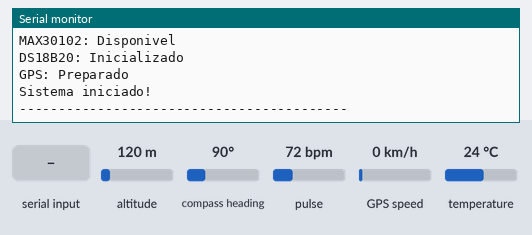
This program was run on a simulated ESP32. Shown: the last lines printed to the serial monitor. The inputs (shaded band) are chosen by the test bench; at power-on: temperature 24 °C, altitude 120 m, compass heading 90°, pulse 72 bpm, GPS speed 0 km/h. WiFi joins after 1.5 s; servers stay silent unless stated; the GPS gets a fix after 3 s at 37.7749, -122.4194 with 8 satellites.

Above: at 3.9 s.
4.0 s: temperature set to 41 °C
At 6.2 s:
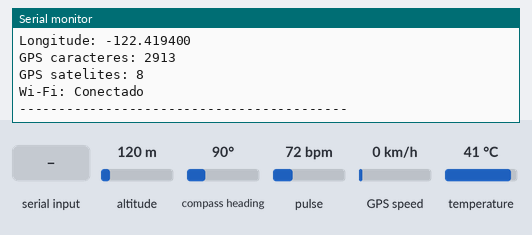
6.5 s: temperature set to 12 °C
At 8.7 s:
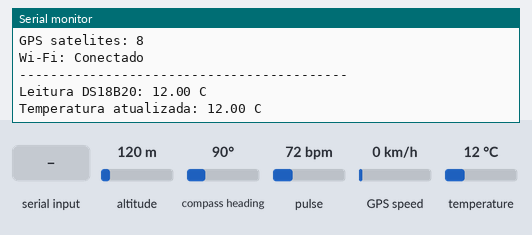
9.2 s: altitude set to 20 m
At 10.4 s:
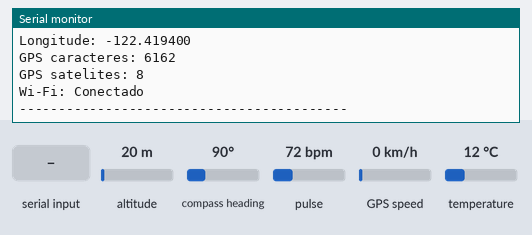
11.5 s: "1" received over the second serial link
13.0 s: compass heading set to 7°
At 13.9 s:
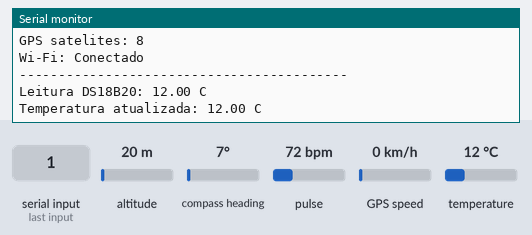
14.5 s: pulse set to 42 bpm
At 15.6 s:
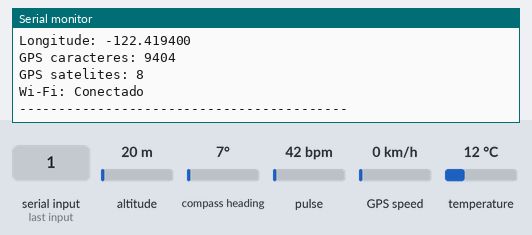

Measured:
- after the input at 6.5 s, the serial monitor: prints a new line after 1.3 s (image 2)
- after the input at 9.2 s, the serial monitor: prints a new line after 0.83 s (image 3)
- after the input at 14.5 s, the serial monitor: prints a new line after 0.52 s (image 5)

The program:

main.cpp
```cpp
#include <Wire.h>
#include "MAX30105.h"
#include "heartRate.h"

#include <OneWire.h>
#include <DallasTemperature.h>

#include <WiFi.h>
#include <WiFiClientSecure.h>
#include <HTTPClient.h>

#include <TinyGPSPlus.h>

// =====================================================
// CONFIGURACAO WI-FI
// =====================================================

const char* WIFI_SSID = "Bubatag";
const char* WIFI_PASSWORD = "12345678";

// =====================================================
// CONFIGURACAO BUBATAG
// =====================================================

const char* API_URL =
  "https://api-bubatag.onrender.com/api/telemetria/registro";

const char* API_HEALTH_URL =
  "https://api-bubatag.onrender.com/health";

const char* NUMERO_COLEIRA = "esp-coleira";

// =====================================================
// GPS NEO-6M
// =====================================================

TinyGPSPlus gps;
HardwareSerial SerialGPS(2);

const int GPS_RX_PIN = 16;
const int GPS_TX_PIN = 17;

const unsigned long GPS_TIMEOUT = 10000;

bool gpsDisponivel = false;

double latitude = 0.0;
double longitude = 0.0;

// =====================================================
// MAX30102
// =====================================================

MAX30105 particleSensor;

bool maxSensorDisponivel = false;

const byte RATE_SIZE = 4;
byte rates[RATE_SIZE] = {0};
byte rateSpot = 0;

long lastBeat = 0;

float beatsPerMinute = 0;
int beatAvg = 0;

bool batimentoValido = false;

unsigned long lastContactTime = 0;
unsigned long lastValidBeatTime = 0;

const unsigned long CONTACT_TIMEOUT = 2000;
const unsigned long BEAT_TIMEOUT = 5000;

const long IR_THRESHOLD = 10000;

// =====================================================
// DS18B20
// =====================================================

const int ONE_WIRE_BUS = 4;

OneWire oneWire(ONE_WIRE_BUS);
DallasTemperature sensors(&oneWire);

float temperaturaC = DEVICE_DISCONNECTED_C;
bool temperaturaValida = false;

// =====================================================
// INTERVALOS
// =====================================================

unsigned long lastTemperatureRequest = 0;
const unsigned long TEMPERATURE_INTERVAL = 5000;

unsigned long lastPrintTime = 0;
const unsigned long PRINT_INTERVAL = 5000;

unsigned long lastSendTime = 0;
const unsigned long SEND_INTERVAL = 10000;

// =====================================================
// VARREDURA I2C
// =====================================================

void verificarDispositivosI2C() {

  Serial.println();
  Serial.println("Verificando dispositivos I2C...");

  byte dispositivosEncontrados = 0;

  for (byte endereco = 1; endereco < 127; endereco++) {

    Wire.beginTransmission(endereco);
    byte erro = Wire.endTransmission();

    if (erro == 0) {

      Serial.print("Dispositivo encontrado no endereco 0x");

      if (endereco < 16) {
        Serial.print("0");
      }

      Serial.println(endereco, HEX);

      dispositivosEncontrados++;
    }
  }

  if (dispositivosEncontrados == 0) {
    Serial.println("Nenhum dispositivo I2C encontrado.");
  }

  Serial.println("Fim da verificacao I2C.");
  Serial.println();
}

// =====================================================
// CONEXAO WI-FI
// =====================================================

void conectarWiFi() {

  if (WiFi.status() == WL_CONNECTED) {
    return;
  }

  Serial.println("Conectando ao Wi-Fi...");

  WiFi.mode(WIFI_STA);
  WiFi.begin(WIFI_SSID, WIFI_PASSWORD);

  unsigned long inicio = millis();

  while (WiFi.status() != WL_CONNECTED &&
         millis() - inicio < 20000) {

    delay(500);
    Serial.print(".");
  }

  Serial.println();

  if (WiFi.status() == WL_CONNECTED) {

    Serial.println("Wi-Fi conectado!");

    Serial.print("IP do ESP32: ");
    Serial.println(WiFi.localIP());

  } else {

    Serial.println("Nao foi possivel conectar ao Wi-Fi.");
  }
}

// =====================================================
// TESTE DE CONEXAO COM A API
// =====================================================

void testarConexaoAPI() {

  if (WiFi.status() != WL_CONNECTED) {
    Serial.println("Sem Wi-Fi. Teste da API cancelado.");
    return;
  }

  WiFiClientSecure cliente;
  cliente.setInsecure(); // Apenas para teste inicial.

  HTTPClient http;

  Serial.println("Testando conexao com a API...");

  if (http.begin(cliente, API_HEALTH_URL)) {

    http.setTimeout(20000);

    int resposta = http.GET();

    Serial.print("Status da API: ");
    Serial.println(resposta);

    if (resposta > 0) {
      Serial.println("Resposta da API:");
      Serial.println(http.getString());
    } else {
      Serial.print("Erro na conexao: ");
      Serial.println(http.errorToString(resposta));
    }

    http.end();

  } else {

    Serial.println("Falha ao iniciar conexao com a API.");
  }
}

// =====================================================
// INICIALIZACAO DO GPS NEO-6M
// =====================================================

void inicializarGPS() {

  SerialGPS.begin(
    9600,
    SERIAL_8N1,
    GPS_RX_PIN,
    GPS_TX_PIN
  );

  Serial.println("Comunicacao GPS preparada.");
  Serial.println("Aguardando posicao valida do NEO-6M.");
}

// =====================================================
// ATUALIZAR LOCALIZACAO GPS
// =====================================================

void atualizarGPS() {

  while (SerialGPS.available() > 0) {

    char caractere = SerialGPS.read();

    gps.encode(caractere);
  }

  if (gps.location.isValid() &&
      gps.location.age() <= GPS_TIMEOUT) {

    latitude = gps.location.lat();
    longitude = gps.location.lng();

    gpsDisponivel = true;

  } else {

    gpsDisponivel = false;
  }
}

// =====================================================
// INICIALIZACAO DO MAX30102
// =====================================================

void inicializarMAX30102() {

  Serial.println("Inicializando MAX30102...");

  if (!particleSensor.begin(Wire, I2C_SPEED_STANDARD)) {

    Serial.println("ERRO: MAX30102 nao encontrado!");
    Serial.println("Verifique a conexao I2C.");

    maxSensorDisponivel = false;
    return;
  }

  Serial.println("MAX30102 encontrado!");

  particleSensor.setup();

  particleSensor.setPulseAmplitudeRed(0x24);
  particleSensor.setPulseAmplitudeIR(0x24);
  particleSensor.setPulseAmplitudeGreen(0);

  maxSensorDisponivel = true;
}

// =====================================================
// LIMPAR LEITURAS DE BATIMENTO
// =====================================================

void limparBatimentos() {

  for (byte i = 0; i < RATE_SIZE; i++) {
    rates[i] = 0;
  }

  rateSpot = 0;
  beatAvg = 0;
  beatsPerMinute = 0;

  batimentoValido = false;
  lastBeat = 0;
  lastValidBeatTime = 0;
}

// =====================================================
// PROCESSAR LEITURA DO MAX30102
// =====================================================

void atualizarBatimentos(long irValue) {

  if (irValue < IR_THRESHOLD) {

    if (lastContactTime > 0 &&
        millis() - lastContactTime >= CONTACT_TIMEOUT) {

      if (batimentoValido) {
        Serial.println("Contato perdido. Limpando batimentos.");
      }

      limparBatimentos();
      lastContactTime = 0;
    }

    return;
  }

  lastContactTime = millis();

  if (checkForBeat(irValue)) {

    long agora = millis();

    if (lastBeat > 0) {

      long delta = agora - lastBeat;

      if (delta > 0) {

        beatsPerMinute = 60.0 / (delta / 1000.0);

        if (beatsPerMinute >= 20 &&
            beatsPerMinute <= 220) {

          rates[rateSpot++] = (byte)beatsPerMinute;
          rateSpot %= RATE_SIZE;

          int soma = 0;
          int quantidade = 0;

          for (byte i = 0; i < RATE_SIZE; i++) {

            if (rates[i] > 0) {
              soma += rates[i];
              quantidade++;
            }
          }

          if (quantidade > 0) {

            beatAvg = soma / quantidade;
            batimentoValido = true;
            lastValidBeatTime = agora;
          }
        }
      }
    }

    lastBeat = agora;
  }

  // Invalida o BPM se nao houver batimento recente.
  if (batimentoValido &&
      millis() - lastValidBeatTime > BEAT_TIMEOUT) {

    Serial.println("Batimento desatualizado. Aguardando nova leitura.");

    limparBatimentos();
  }
}

// =====================================================
// LEITURA DE TEMPERATURA
// =====================================================

void atualizarTemperatura() {

  float novaTemperatura = sensors.getTempCByIndex(0);

  Serial.print("Leitura DS18B20: ");
  Serial.print(novaTemperatura);
  Serial.println(" C");

  if (novaTemperatura == DEVICE_DISCONNECTED_C ||
      novaTemperatura < -55.0 ||
      novaTemperatura > 125.0) {

    temperaturaValida = false;

    Serial.println("Erro: sensor desconectado ou leitura invalida.");

  } else {

    temperaturaC = novaTemperatura;
    temperaturaValida = true;

    Serial.print("Temperatura atualizada: ");
    Serial.print(temperaturaC, 2);
    Serial.println(" C");
  }

  sensors.requestTemperatures();

  lastTemperatureRequest = millis();
}

// =====================================================
// ENVIO DE TELEMETRIA PARA A API
// =====================================================

void enviarTelemetria() {

  if (WiFi.status() != WL_CONNECTED) {
    Serial.println("Sem Wi-Fi. Envio cancelado.");
    return;
  }

  if (!temperaturaValida) {
    Serial.println("Aguardando leitura valida de temperatura.");
    return;
  }

  // Nao registrar temperatura ambiente como corporal.
  if (temperaturaC < 34.0 || temperaturaC > 44.0) {

    Serial.println("Temperatura fora da faixa corporal.");
    Serial.println("Leitura mantida apenas para monitoramento local.");

    return;
  }

  if (!batimentoValido ||
      beatAvg < 20 ||
      beatAvg > 220 ||
      millis() - lastValidBeatTime > BEAT_TIMEOUT) {

    Serial.println("Aguardando batimento recente e valido.");
    return;
  }

  WiFiClientSecure cliente;
  cliente.setInsecure(); // Apenas para teste inicial.

  HTTPClient http;

  if (!http.begin(cliente, API_URL)) {
    Serial.println("Erro ao iniciar conexao HTTPS.");
    return;
  }

  http.setTimeout(20000);
  http.addHeader("Content-Type", "application/json");

  String json = "{";

  json += "\"n_coleira\":\"";
  json += NUMERO_COLEIRA;
  json += "\",";

  json += "\"temperatura\":";
  json += String(temperaturaC, 1);
  json += ",";

  json += "\"batimento_cardiaco\":";
  json += String(beatAvg);

  // Envia coordenadas somente quando houver GPS valido.
  if (gpsDisponivel) {

    json += ",\"latitude\":";
    json += String(latitude, 6);

    json += ",\"longitude\":";
    json += String(longitude, 6);
  }

  json += "}";

  Serial.println("Enviando telemetria...");
  Serial.println(json);

  if (gpsDisponivel) {

    Serial.print("Latitude: ");
    Serial.println(latitude, 6);

    Serial.print("Longitude: ");
    Serial.println(longitude, 6);

  } else {

    Serial.println("GPS sem posicao valida. Enviando sem coordenadas.");
  }

  int codigoResposta = http.POST(json);

  if (codigoResposta > 0) {

    Serial.print("Resposta HTTP: ");
    Serial.println(codigoResposta);

    Serial.println("Resposta do servidor:");
    Serial.println(http.getString());

  } else {

    Serial.print("Erro no envio: ");
    Serial.println(http.errorToString(codigoResposta));
  }

  http.end();
}

// =====================================================
// SETUP
// =====================================================

void setup() {

  Serial.begin(115200);
  delay(1000);

  Serial.println();
  Serial.println("==========================================");
  Serial.println(" BUBATAG - MONITOR BIOMETRICO");
  Serial.println("==========================================");

  Wire.begin(21, 22);

  // Inicializa a comunicacao do GPS.
  inicializarGPS();

  verificarDispositivosI2C();

  conectarWiFi();

  testarConexaoAPI();

  inicializarMAX30102();

  sensors.begin();
  sensors.setWaitForConversion(false);

  sensors.requestTemperatures();
  lastTemperatureRequest = millis();

  Serial.println("DS18B20 inicializado!");

  Serial.println("------------------------------------------");

  if (maxSensorDisponivel) {
    Serial.println("MAX30102: Disponivel");
  } else {
    Serial.println("MAX30102: Indisponivel");
  }

  Serial.println("DS18B20: Inicializado");
  Serial.println("GPS: Preparado");
  Serial.println("Sistema iniciado!");
  Serial.println("------------------------------------------");
}

// =====================================================
// LOOP
// =====================================================

void loop() {

  if (WiFi.status() != WL_CONNECTED) {
    conectarWiFi();
  }

  // -------------------------------------------------
  // 1. GPS
  // -------------------------------------------------

  atualizarGPS();

  // -------------------------------------------------
  // 2. MAX30102
  // -------------------------------------------------

  long irValue = 0;

  if (maxSensorDisponivel) {

    irValue = particleSensor.getIR();

    atualizarBatimentos(irValue);
  }

  // -------------------------------------------------
  // 3. DS18B20
  // -------------------------------------------------

  if (millis() - lastTemperatureRequest >=
      TEMPERATURE_INTERVAL) {

    atualizarTemperatura();
  }

  // -------------------------------------------------
  // 4. MONITOR SERIAL
  // -------------------------------------------------

  if (millis() - lastPrintTime >= PRINT_INTERVAL) {

    lastPrintTime = millis();

    Serial.println("------------------------------------------");

    if (maxSensorDisponivel) {

      Serial.print("IR: ");
      Serial.println(irValue);

      if (irValue < IR_THRESHOLD) {

        Serial.println("Batimento: Aguardando contato...");

      } else if (batimentoValido) {

        Serial.print("Batimento medio: ");
        Serial.print(beatAvg);
        Serial.println(" BPM");

      } else {

        Serial.println("Batimento: Calculando...");
      }

    } else {

      Serial.println("MAX30102: Sensor indisponivel.");
    }

    Serial.print("Temperatura: ");

    if (!temperaturaValida) {

      Serial.println("Sem leitura valida");

    } else {

      Serial.print(temperaturaC, 2);
      Serial.println(" C");

      if (temperaturaC < 34.0 || temperaturaC > 44.0) {
        Serial.println("Leitura fora da faixa corporal.");
      }
    }

    // Situacao do GPS.
       Serial.print("GPS: ");

    if (gpsDisponivel) {
      Serial.println("Posicao valida");
      Serial.print("Latitude: ");
      Serial.println(latitude, 6);
      Serial.print("Longitude: ");
      Serial.println(longitude, 6);
    } else {
      Serial.println("Aguardando sinal ou modulo GPS.");
    }

    Serial.print("GPS caracteres: ");
    Serial.println(gps.charsProcessed());
    Serial.print("GPS satelites: ");
    Serial.println(gps.satellites.value());
    Serial.print("Wi-Fi: ");

    Serial.println(
      WiFi.status() == WL_CONNECTED
      ? "Conectado"
      : "Desconectado"
    );

    Serial.println("------------------------------------------");
  }

  // -------------------------------------------------
  // 5. ENVIO PARA O BUBATAG
  // -------------------------------------------------

  if (millis() - lastSendTime >= SEND_INTERVAL) {

    lastSendTime = millis();

    enviarTelemetria();
  }
}
```
